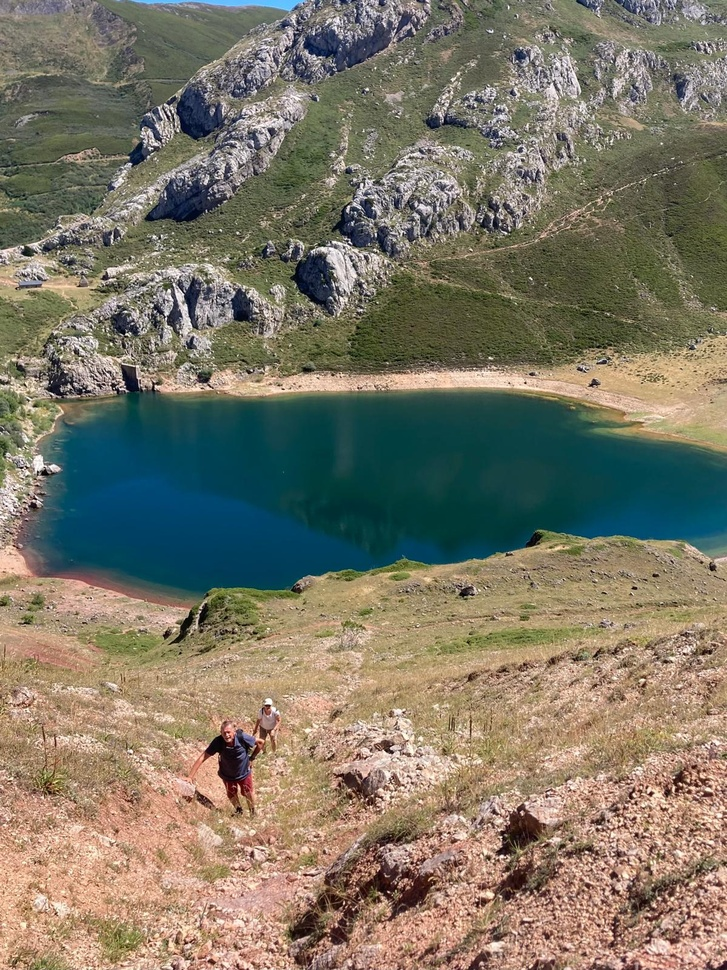
#> input picture images/image1.jpg, 727 x 970 px, shrunk from 1199 x 1600 before the run
$ python slitching.py
#> lines starting #> are read from the running program, lines starting #| are printed output that depends on the picture
import cv2
import numpy as np
import matplotlib.pyplot as plt

# Function to show images side by side
def show_images_side_by_side(image1, image2, title1=None, title2=None):
    fig, axs = plt.subplots(1, 2, figsize=(12, 6))

    # Show the first image
    axs[0].imshow(cv2.cvtColor(image1, cv2.COLOR_BGR2RGB))  # Convert BGR to RGB for visualization
    if title1:
        axs[0].set_title(title1)
    axs[0].axis('off')  # Hide axis

    # Show the second image
    axs[1].imshow(cv2.cvtColor(image2, cv2.COLOR_BGR2RGB))  # Convert BGR to RGB for visualization
    if title2:
        axs[1].set_title(title2)
    axs[1].axis('off')  # Hide axis

    plt.show()

# Detect keypoints and compute descriptors using ORB
def detect_and_compute(image):
    orb = cv2.ORB_create(nfeatures=500)  # ORB detector
    keypoints, descriptors = orb.detectAndCompute(image, None)
    return keypoints, descriptors

# Match keypoints between two images using FLANN-based matcher
def match_keypoints(descriptors1, descriptors2):
    # FLANN parameters
    index_params = dict(algorithm=6,  # LSH algorithm for ORB descriptors
                        table_number=6,  # 12
                        key_size=12,     # 20
                        multi_probe_level=1)  # 2
    search_params = dict(checks=50)  # or pass an empty dictionary

    flann = cv2.FlannBasedMatcher(index_params, search_params)
    matches = flann.knnMatch(descriptors1, descriptors2, k=2)

    # Filter for good matches using Lowe's ratio test
    good_matches = []
    for m, n in matches:
        if len(matches) >= 2 and m.distance < 0.7 * n.distance:
            good_matches.append(m)

    return good_matches

# Compute homography using RANSAC and filter out outliers
def compute_homography(keypoints1, keypoints2, good_matches):
    pts1 = np.float32([keypoints1[m.queryIdx].pt for m in good_matches]).reshape(-1, 1, 2)
    pts2 = np.float32([keypoints2[m.trainIdx].pt for m in good_matches]).reshape(-1, 1, 2)

    homography_matrix, mask = cv2.findHomography(pts1, pts2, cv2.RANSAC, 5.0)

    return homography_matrix, mask

# Apply homography matrix to the second image (inverse homography to align image2 with image1)
def apply_inverse_homography(image, homography_matrix, shape):
    # Apply the inverse of the homography matrix
    inverse_homography_matrix = np.linalg.inv(homography_matrix)
    warped_image = cv2.warpPerspective(image, inverse_homography_matrix, shape)
    return warped_image

# Main function to display original and transformed images
def display_original_and_transformed(image1, image2):
    # Detect keypoints and compute descriptors in both images
    keypoints1, descriptors1 = detect_and_compute(image1)
    keypoints2, descriptors2 = detect_and_compute(image2)

    # Match keypoints between the two images
    good_matches = match_keypoints(descriptors1, descriptors2)

    # Compute the homography matrix using RANSAC
    homography_matrix, mask = compute_homography(keypoints1, keypoints2, good_matches)

    # Apply the inverse homography matrix to the second image
    height, width = image1.shape[:2]
    transformed_image2 = apply_inverse_homography(image2, homography_matrix, (width, height))

    # Display the original and transformed images side by side
    show_images_side_by_side(image1, transformed_image2, title1='Original Image', title2='Transformed Image')

# Load images
image1 = cv2.imread('images/image1.jpg')
#> image1 is the input picture: shape (970, 727, 3); mean B, G, R 102.8, 119.2, 124.7
image2 = cv2.imread('images/image2.jpg')
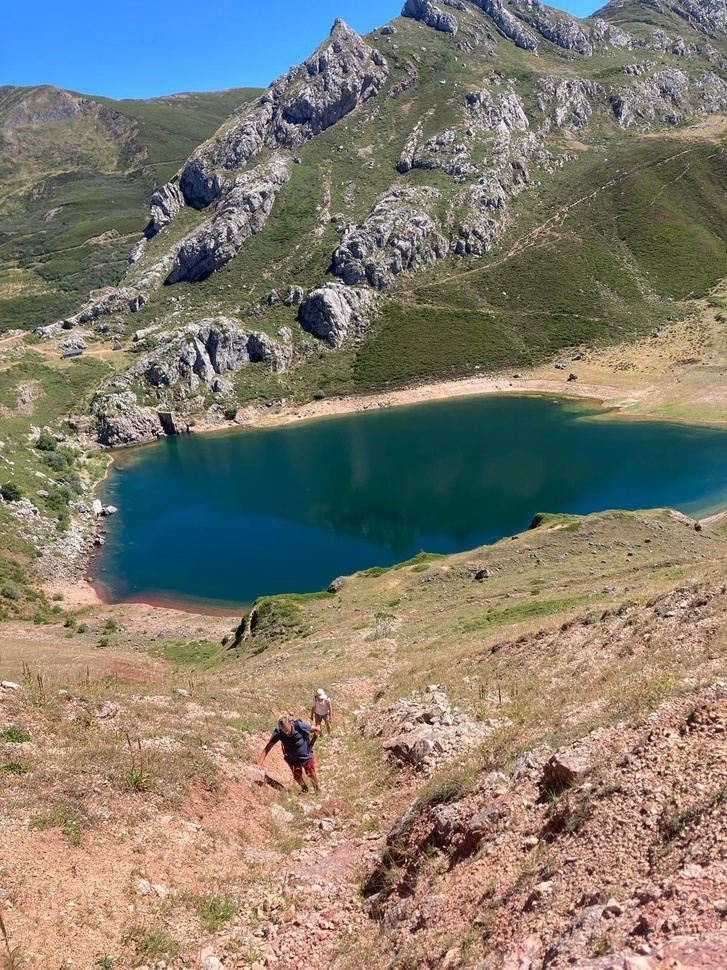
#> input picture images/image2.jpg, 727 x 970 px, shrunk from 1200 x 1600 before the run
#> image2 is the input picture: shape (970, 727, 3); mean B, G, R 111.5, 124.3, 128.2

# Display the original and transformed images side by side
display_original_and_transformed(image1, image2)
#> in detect_and_compute, `keypoints, descriptors = orb.detectAndCompute(image, None)`: keypoints = 500 keypoints; strongest (x, y, size): (155, 387, 31), (153, 383, 31), (650, 792, 31), (350, 242, 31)
#> in display_original_and_transformed, `keypoints1, descriptors1 = detect_and_compute(image1)`: keypoints1 has the same summary as keypoints in detect_and_compute
#> in detect_and_compute (call 2), `keypoints, descriptors = orb.detectAndCompute(image, None)`: keypoints = 500 keypoints; strongest (x, y, size): (190, 428, 31), (667, 736, 31), (668, 734, 31), (161, 386, 31)
#> in display_original_and_transformed, `keypoints2, descriptors2 = detect_and_compute(image2)`: keypoints2 has the same summary as keypoints in detect_and_compute
#> in match_keypoints, `matches = flann.knnMatch(descriptors1, descriptors2, k=2)`: matches = 500 matches
#> after the loop in match_keypoints, `for m, n in matches:`: good_matches = 195 matches
#> in compute_homography, `pts1 = np.float32([keypoints1[m.queryIdx].pt for m in good_matches]).r..`: pts1 = 195 rows, first 8: [155, 387], [353, 909], [334, 242], [349, 239], [590, 385], [69, 385], [75, 384], [36, 497]
#> in compute_homography, `pts2 = np.float32([keypoints2[m.trainIdx].pt for m in good_matches]).r..`: pts2 = 195 rows, first 8: [190, 428], [415, 865], [328, 283], [341, 279], [568, 380], [115, 435], [121, 434], [99, 535]
#> in compute_homography, `homography_matrix, mask = cv2.findHomography(pts1, pts2, cv2.RANSAC, 5..`: homography_matrix = [[0.84, 0.098, 18.98], [-0.122, 0.85, 113.7], [-4.25e-05, -1.11e-05, 1]]; mask = 195 values, max 1 at index 0, min 0 at index 50, mean 0.995
#> in apply_inverse_homography, `inverse_homography_matrix = np.linalg.inv(homography_matrix)`: inverse_homography_matrix = [[1.17, -0.135, -6.86], [0.161, 1.16, -134.5], [5.16e-05, 7.12e-06, 0.998]]
#> in show_images_side_by_side, `plt.show()`:
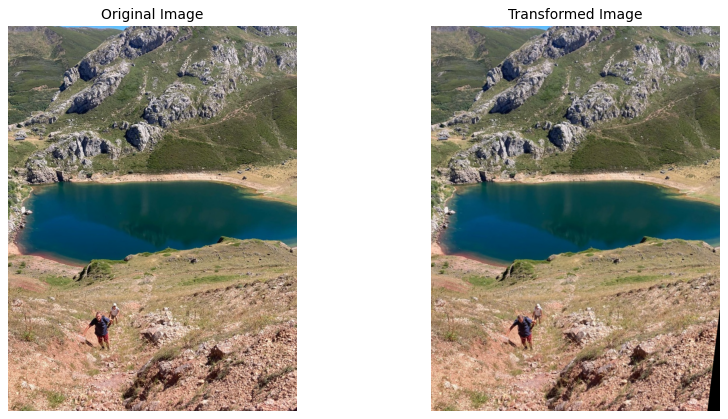
#> figure drawn by matplotlib, 2 panels
